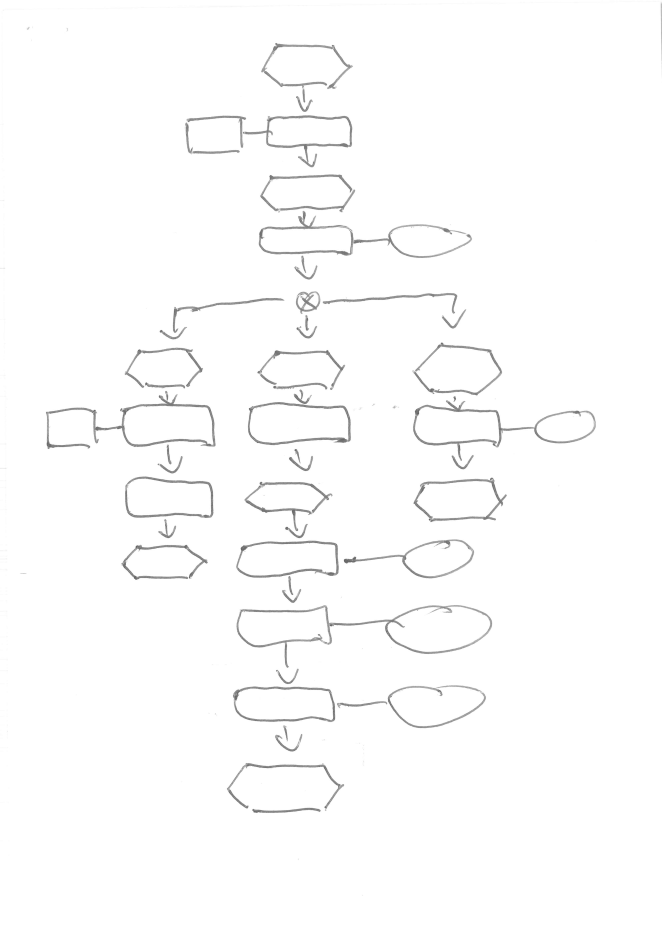
#> input picture data/20160822090944945_0001.jpg, 3307 x 4680 px (shown at 1/5 size)
$ python -i read_json.py   (imports and definitions only)   (Python 2 division)   (older library calls are emulated)
#> lines starting #> are read from the running program, lines starting #| are printed output that depends on the picture
#> further down, picture is the input picture: shape (4680, 3307, 3); min 59, max 255, mean 252.2
import json
import numpy as np
import cv2
import scipy
from sklearn.svm import SVC
IMAGE_HEIGHT = 998.0

# [13 lines left out: function preprocessImg, not called in this run]

def extractFeatures(img):
    img = cv2.resize(img, (28,28),0,0, cv2.INTER_AREA)
    src_f = np.float32(img)

    kernel_size, sig, th, lm, gm, ps = 13, 1, 0, 1.0, 0.02, 0

    kernel0 = cv2.getGaborKernel((kernel_size, kernel_size), sig, th, lm, gm, ps)
    kernel45 = cv2.warpAffine(kernel0, cv2.getRotationMatrix2D((kernel_size / 2., kernel_size / 2.), 45, 1.), (kernel_size, kernel_size))
    kernel90 = cv2.warpAffine(kernel0, cv2.getRotationMatrix2D((kernel_size / 2., kernel_size / 2.), 90, 1.), (kernel_size, kernel_size))
    kernel135 = cv2.warpAffine(kernel0, cv2.getRotationMatrix2D((kernel_size / 2., kernel_size / 2.), 135, 1.), (kernel_size, kernel_size))

    dest0 = cv2.filter2D(src_f, cv2.CV_32F, kernel0)
    dest45 = cv2.filter2D(src_f, cv2.CV_32F, kernel45)
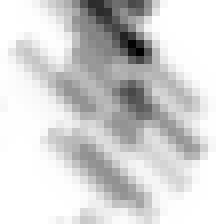
#> dest45: shape (28, 28, 3) float32 (shown 8 times larger); min 7724.5, max 8253.4, mean 8164.4; drawn with min black and max white
    dest90 = cv2.filter2D(src_f, cv2.CV_32F, kernel90)
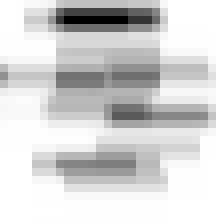
#> dest90: shape (28, 28, 3) float32 (shown 8 times larger); min 7744.9, max 8286.3, mean 8197.6; drawn with min black and max white
    dest135 = cv2.filter2D(src_f, cv2.CV_32F, kernel135)
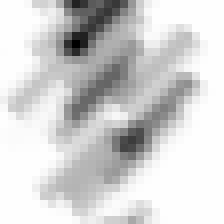
#> dest135: shape (28, 28, 3) float32 (shown 8 times larger); min 7696.5, max 8191.2, mean 8105.8; drawn with min black and max white

    # print np.amin(dest0)
    # print np.amax(dest0)
    # scale_factor = 1.0 / 255.0
    scale_factor = 1
    viz0 = np.uint8(dest0)*scale_factor
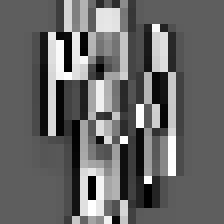
#> viz0: shape (28, 28, 3) (shown 8 times larger); min 0, max 255, mean 103.6
    viz45 = np.uint8(dest45)*scale_factor
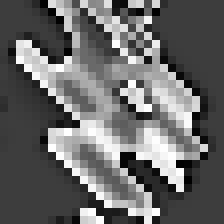
#> viz45: shape (28, 28, 3) (shown 8 times larger); min 0, max 255, mean 104.1
    viz90 = np.uint8(dest90)*scale_factor
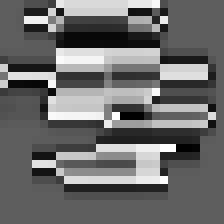
#> viz90: shape (28, 28, 3) (shown 8 times larger); min 0, max 255, mean 107.1
    viz135 = np.uint8(dest135)*scale_factor
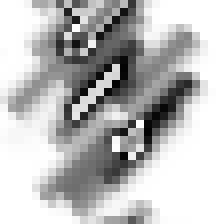
#> viz135: shape (28, 28, 3) (shown 8 times larger); min 2, max 255, mean 187.9

    print np.amin(viz0)
#| 0
    print np.amax(viz0)
#| 255

    viz0 = np.reshape(viz0, (1, np.product(viz0.shape)))
    viz45 = np.reshape(viz45, (1, np.product(viz45.shape)))
    viz90 = np.reshape(viz90, (1, np.product(viz90.shape)))
    viz135 = np.reshape(viz135, (1, np.product(viz135.shape)))

    rowVector = np.append(np.append(np.append(viz0, viz45), viz90), viz135)
#> rowVector = 9408 values, max 255 at index 1827, min 0 at index 696, mean 125.7
    print rowVector.shape
#| (9408,)
    print rowVector.dtype
#| uint8
    # print kernel0
    # print kernel45
    return img

# [80 lines left out: functions formFeatures, fetch_samples, not called in this run]
    # exit()

def applyML(Xtrain, Ytrain, Xtest, Ytest):
    clf = SVC()
    clf.fit(Xtrain, Ytrain)

# [42 lines left out: function processing, not called in this run]
    # exit()
    # cv2.imshow('image', feature_set[:, :, 0:3])
    # cv2.waitKey(0)
    # cv2.destroyAllWindows()
    # img = extractFeatures(img)
    #
    # # original = img.copy()
    # # original = cv2.bitwise_not(original)
    #
    # # img = cv2.resize(img, None, fx=0.75, fy=0.75)
    #
    # # print img.dtype
    # return
    # exit()
    # # cv2.namedWindow('image', cv2.WINDOW_NORMAL)


folderLocation = "./data/"
# [5 lines not run here, left out]


# fP = data[0]["filePath"]
# samples = data[0]["samples"]
# processing(folderLocation, fP, samples)

>>> import cv2
>>> picture = cv2.imread('data/20160822090944945_0001.jpg')
>>> result = extractFeatures(picture)

$ run again, on data/20160822090944945_0002.jpg
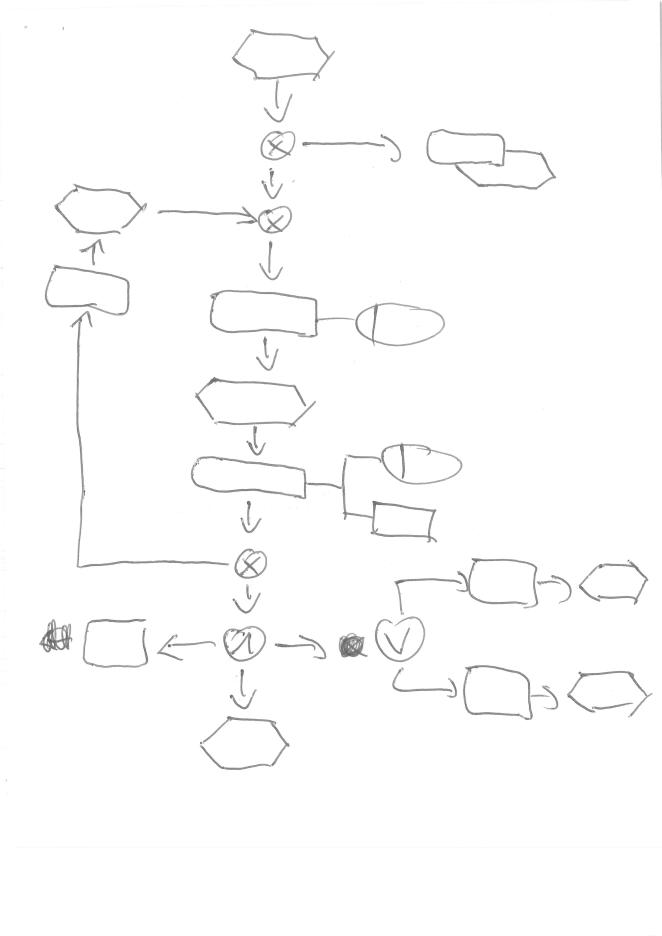
#> input picture data/20160822090944945_0002.jpg, 3307 x 4680 px (shown at 1/5 size)
#> picture is the input picture: shape (4680, 3307, 3); min 58, max 255, mean 252.3
#> in extractFeatures, `viz45 = np.uint8(dest45)*scale_factor`:
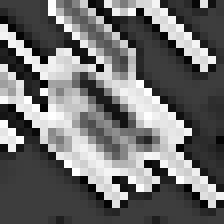
#> viz45: shape (28, 28, 3) (shown 8 times larger); min 2, max 255, mean 110.5
#> in extractFeatures, `viz90 = np.uint8(dest90)*scale_factor`:
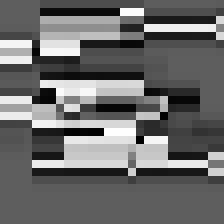
#> viz90: shape (28, 28, 3) (shown 8 times larger); min 1, max 254, mean 106.4
#| 2
#| 255
#> rowVector = 9408 values, max 255 at index 1566, min 1 at index 6183, mean 126.5
#| (9408,)
#| uint8

$ run again, on data/20160822090944945_0005.jpg
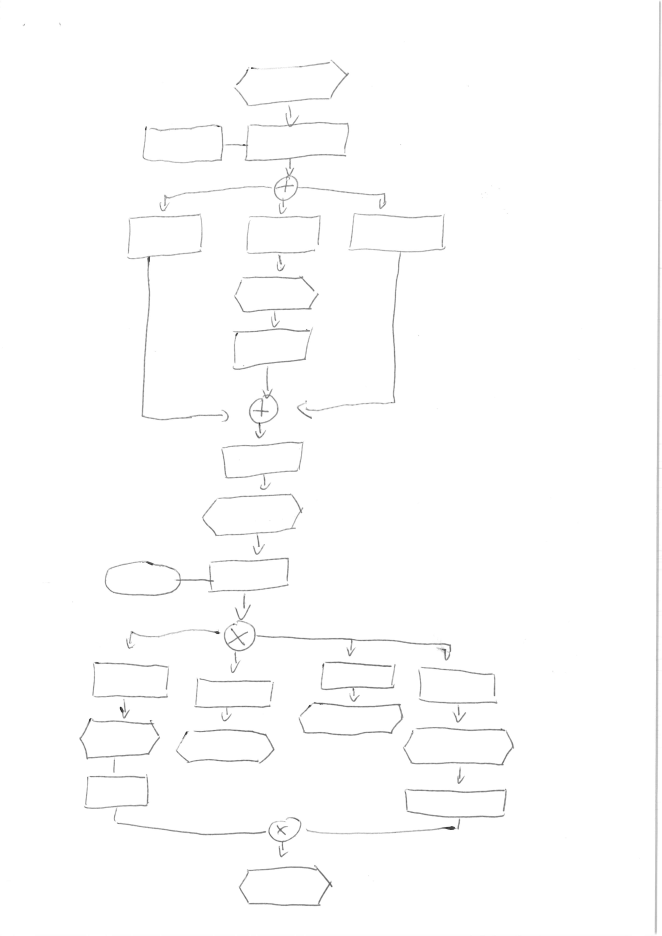
#> input picture data/20160822090944945_0005.jpg, 3307 x 4680 px (shown at 1/5 size)
#> picture is the input picture: shape (4680, 3307, 3); min 0, max 255, mean 253.1
#> in extractFeatures, `viz90 = np.uint8(dest90)*scale_factor`:
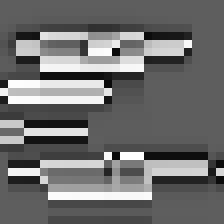
#> viz90: shape (28, 28, 3) (shown 8 times larger); min 8, max 254, mean 110.1
#| 2
#| 253
#> rowVector = 9408 values, max 255 at index 2529, min 0 at index 3957, mean 129.2
#| (9408,)
#| uint8
